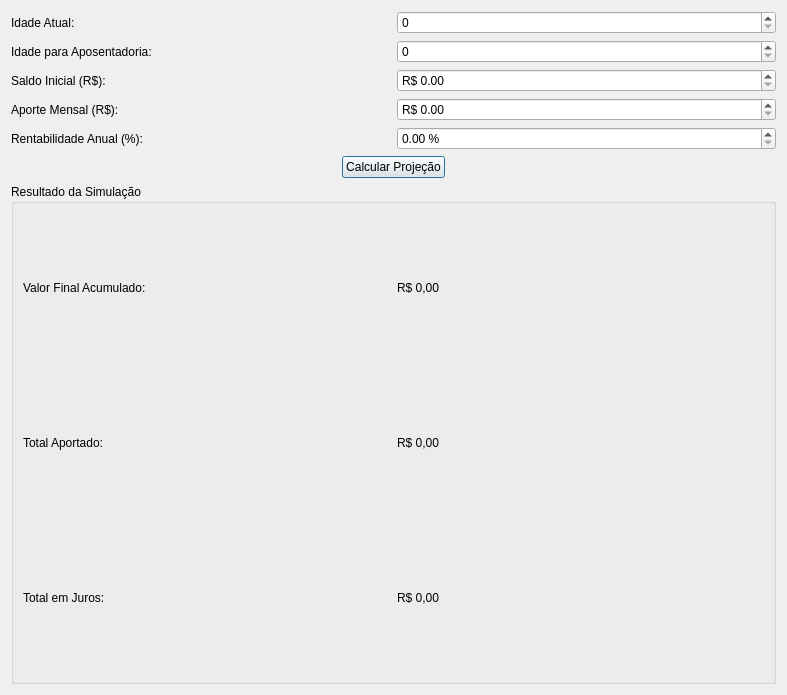
<?xml version="1.0" encoding="UTF-8"?>
<ui version="4.0">
 <class>dialogSimuladorAposentadoria</class>
 <widget class="QDialog" name="dialogSimuladorAposentadoria">
  <property name="geometry">
   <rect>
    <x>0</x>
    <y>0</y>
    <width>787</width>
    <height>695</height>
   </rect>
  </property>
  <property name="windowTitle">
   <string>dialogSimuladorAposentadoria</string>
  </property>
  <layout class="QVBoxLayout" name="verticalLayout_2">
   <item>
    <layout class="QVBoxLayout" name="verticalLayout" stretch="1,0">
     <item>
      <layout class="QGridLayout" name="gridLayout_2">
       <item row="2" column="0">
        <widget class="QLabel" name="label_3">
         <property name="text">
          <string>Saldo Inicial (R$):</string>
         </property>
        </widget>
       </item>
       <item row="2" column="1">
        <widget class="QDoubleSpinBox" name="spinBoxSaldoInicial">
         <property name="prefix">
          <string>R$ </string>
         </property>
         <property name="maximum">
          <double>99999999999.990005493164063</double>
         </property>
        </widget>
       </item>
       <item row="4" column="0">
        <widget class="QLabel" name="label_5">
         <property name="text">
          <string>Rentabilidade Anual (%):</string>
         </property>
        </widget>
       </item>
       <item row="3" column="0">
        <widget class="QLabel" name="label_4">
         <property name="text">
          <string>Aporte Mensal (R$):</string>
         </property>
        </widget>
       </item>
       <item row="0" column="1">
        <widget class="QSpinBox" name="spinBoxIdadeAtual"/>
       </item>
       <item row="4" column="1">
        <widget class="QDoubleSpinBox" name="spinBoxRentabilidadeAnual">
         <property name="suffix">
          <string> %</string>
         </property>
        </widget>
       </item>
       <item row="1" column="1">
        <widget class="QSpinBox" name="spinBoxIdadeAposentadoria"/>
       </item>
       <item row="0" column="0">
        <widget class="QLabel" name="label">
         <property name="text">
          <string>Idade Atual:</string>
         </property>
        </widget>
       </item>
       <item row="1" column="0">
        <widget class="QLabel" name="label_2">
         <property name="text">
          <string>Idade para Aposentadoria:</string>
         </property>
        </widget>
       </item>
       <item row="3" column="1">
        <widget class="QDoubleSpinBox" name="spinBoxAporteMensal">
         <property name="prefix">
          <string>R$ </string>
         </property>
         <property name="maximum">
          <double>99999999999.990005493164063</double>
         </property>
        </widget>
       </item>
      </layout>
     </item>
     <item>
      <layout class="QHBoxLayout" name="horizontalLayout_2">
       <item>
        <spacer name="horizontalSpacer_2">
         <property name="orientation">
          <enum>Qt::Orientation::Horizontal</enum>
         </property>
         <property name="sizeHint" stdset="0">
          <size>
           <width>40</width>
           <height>20</height>
          </size>
         </property>
        </spacer>
       </item>
       <item>
        <widget class="QPushButton" name="buttonCalcular">
         <property name="text">
          <string>Calcular Projeção</string>
         </property>
        </widget>
       </item>
       <item>
        <spacer name="horizontalSpacer">
         <property name="orientation">
          <enum>Qt::Orientation::Horizontal</enum>
         </property>
         <property name="sizeHint" stdset="0">
          <size>
           <width>40</width>
           <height>20</height>
          </size>
         </property>
        </spacer>
       </item>
      </layout>
     </item>
    </layout>
   </item>
   <item>
    <widget class="QGroupBox" name="groupBox">
     <property name="title">
      <string>Resultado da Simulação</string>
     </property>
     <layout class="QHBoxLayout" name="horizontalLayout">
      <item>
       <layout class="QGridLayout" name="gridLayout">
        <item row="0" column="1">
         <widget class="QLabel" name="labelValorFinal">
          <property name="text">
           <string>R$ 0,00</string>
          </property>
         </widget>
        </item>
        <item row="0" column="0">
         <widget class="QLabel" name="label_6">
          <property name="text">
           <string>Valor Final Acumulado:</string>
          </property>
         </widget>
        </item>
        <item row="1" column="0">
         <widget class="QLabel" name="label_7">
          <property name="text">
           <string>Total Aportado:</string>
          </property>
         </widget>
        </item>
        <item row="1" column="1">
         <widget class="QLabel" name="labelTotalInvestido">
          <property name="text">
           <string>R$ 0,00</string>
          </property>
         </widget>
        </item>
        <item row="2" column="0">
         <widget class="QLabel" name="label_8">
          <property name="text">
           <string>Total em Juros:</string>
          </property>
         </widget>
        </item>
        <item row="2" column="1">
         <widget class="QLabel" name="labelJurosTotais">
          <property name="text">
           <string>R$ 0,00</string>
          </property>
         </widget>
        </item>
       </layout>
      </item>
     </layout>
    </widget>
   </item>
  </layout>
 </widget>
 <resources/>
 <connections/>
</ui>
